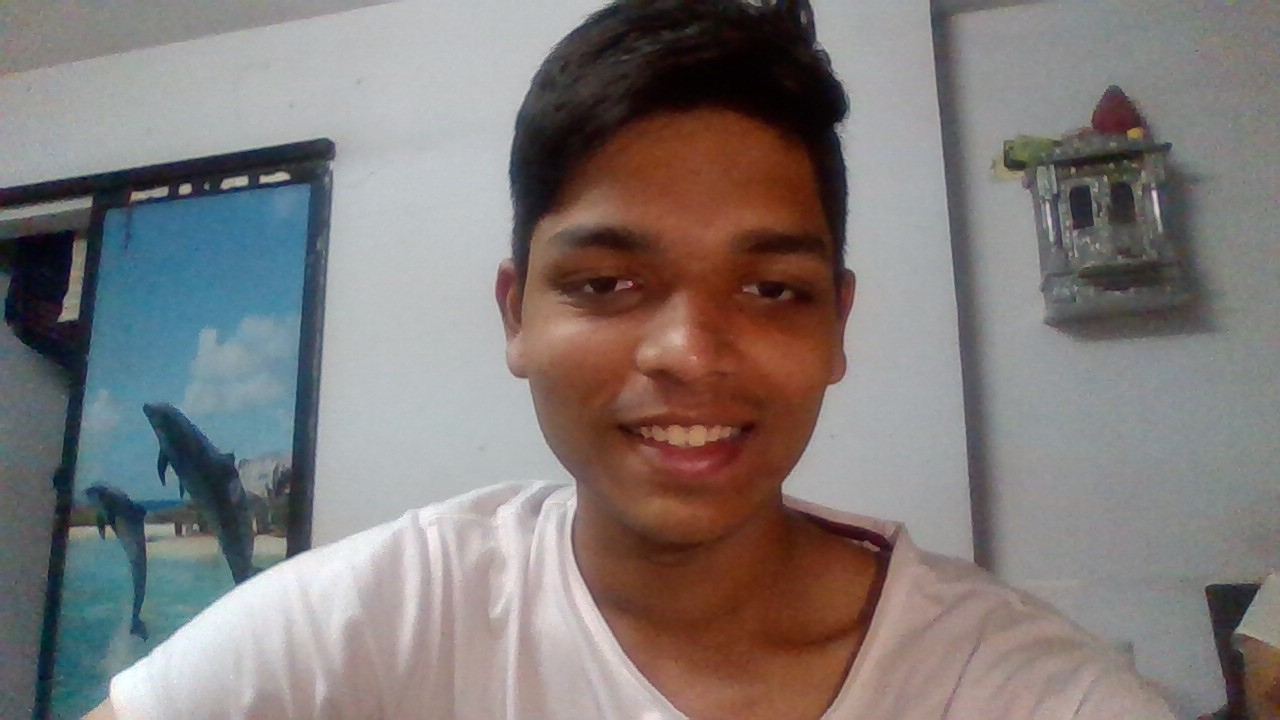
#> input picture static/siddhsample.jpg, 1280 x 720 px
$ jupyter execute --allow-errors Predict.ipynb
#> lines starting #> are read from the running program, lines starting #| are printed output that depends on the picture; after the words box and inside, x2 and y2 are one past the last pixel; in counts of white or black regions, pixels touching at a corner belong together
[cell 1]
import joblib
import numpy as np
from PIL import Image
import cv2

[cell 2]
def extract_faces(img):
    gray = cv2.cvtColor(img, cv2.COLOR_BGR2GRAY)
    face_points = cv2.CascadeClassifier(cv2.data.haarcascades + 'haarcascade_frontalface_default.xml').detectMultiScale(gray, 1.3, 5)
    return face_points

[cell 3]
def identify_face(facearray):
    model = joblib.load('face_recognition_model2.pkl')
    return model.predict(facearray)

[cell 4]
frame = cv2.imread('siddhsample.jpg')
#> frame is the input picture: shape (720, 1280, 3); mean B, G, R 120.9, 122.5, 129

[cell 5]
(x, y, w, h) = extract_faces(frame)[0]
#> in extract_faces, `gray = cv2.cvtColor(img, cv2.COLOR_BGR2GRAY)`:
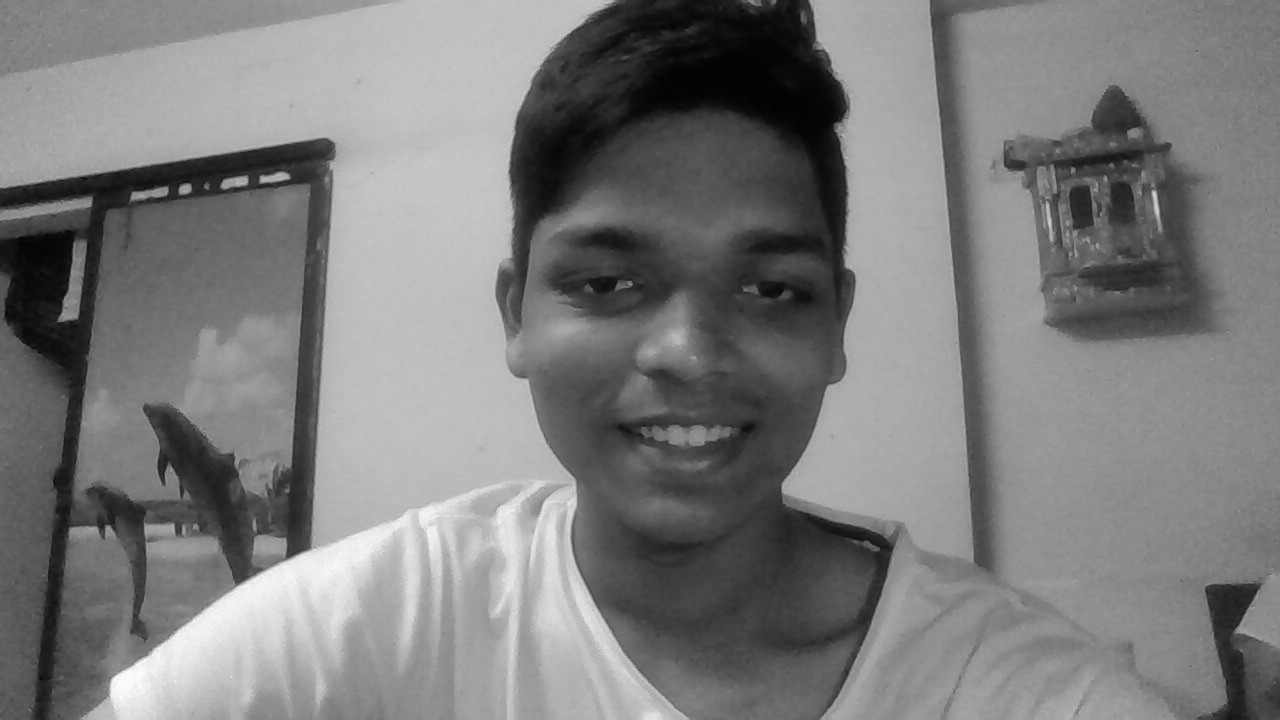
#> gray: shape (720, 1280); min 0, max 255, mean 124.3
#> in extract_faces, `face_points = cv2.CascadeClassifier(cv2.data.haarcascades + 'haarcasca..`: face_points = [[482, 133, 389, 389]]
#> x = 482; y = 133; w = 389; h = 389
cv2.rectangle(frame, (x, y), (x + w, y + h), (255, 0, 20), 2)
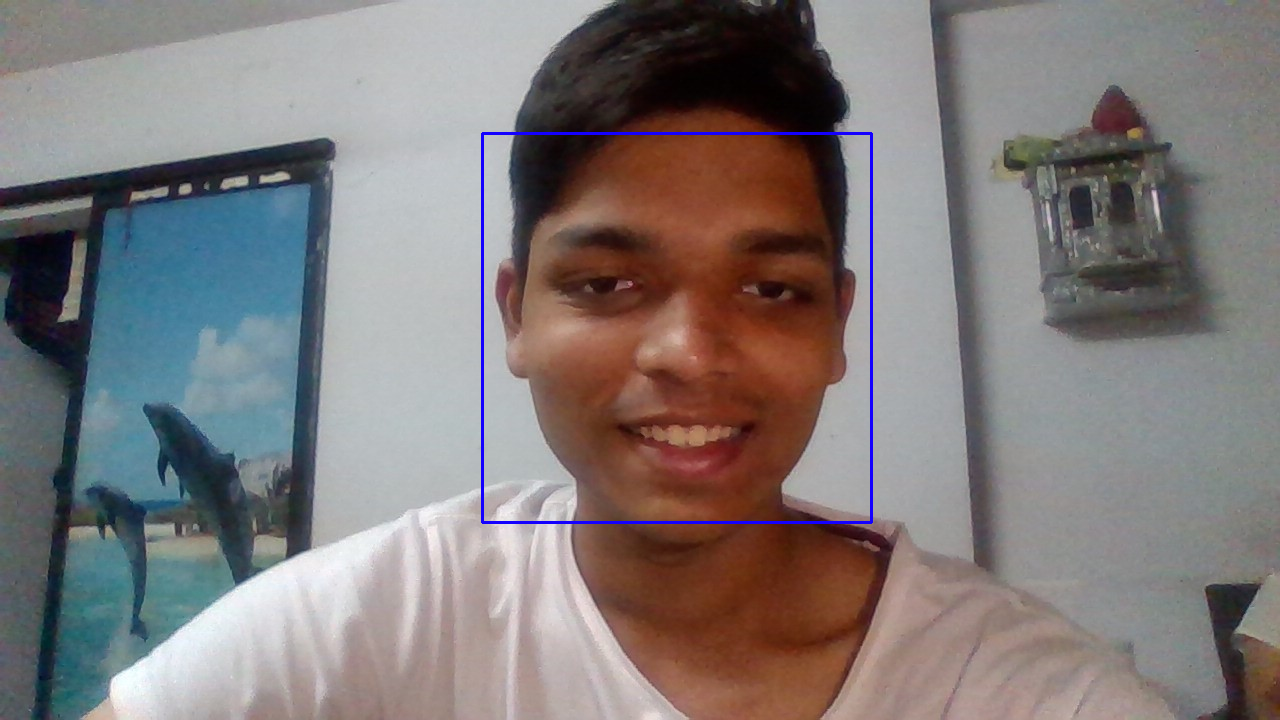
#> frame: shape (720, 1280, 3); 0.51% of pixels changed, all inside (x1, y1, x2, y2) = (481, 132, 873, 524)
face = cv2.resize(frame[y:y + h, x:x + w], (100, 100))
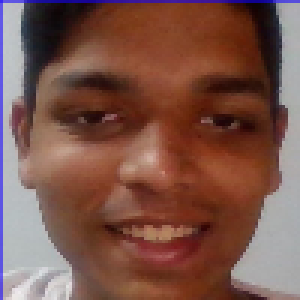
#> face: shape (100, 100, 3) (shown 3 times larger); mean B, G, R 74.1, 84.6, 123.7
#> (the rest of this cell did not finish here and is left out)
